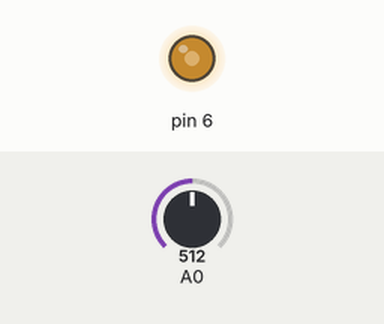
This sketch was run on a simulated Arduino Uno, built with avr-gcc and run on an emulated ATmega328P. Shown: output pins drawn as LEDs (lit = HIGH). The test bench sets the inputs (shaded band); at power-on: A0 = 512.

Above: at 1.2 s.
1.3 s: A0 set to 716
At 1.6 s:
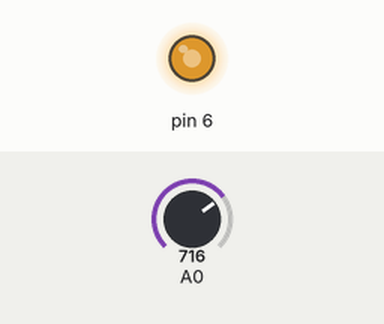
2.8 s: A0 set to 900
At 4.0 s:
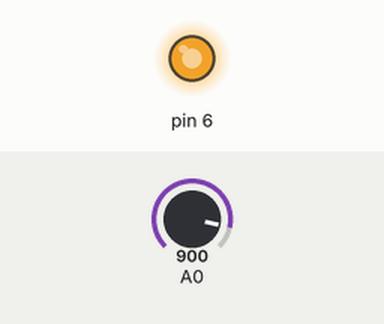
4.3 s: A0 set to 122
At 5.1 s:
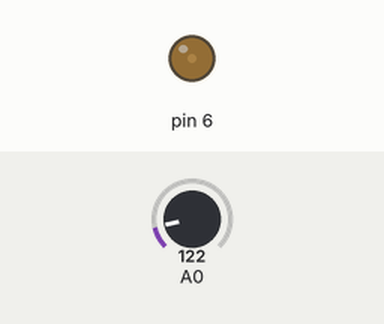
5.8 s: A0 set to 0
At 6.3 s:
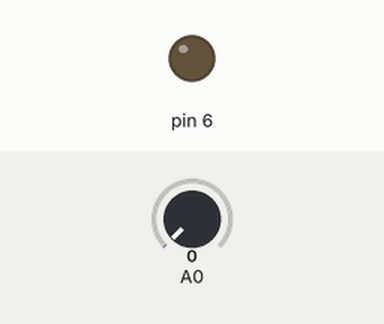
7.3 s: A0 set to 511
At 8.6 s:
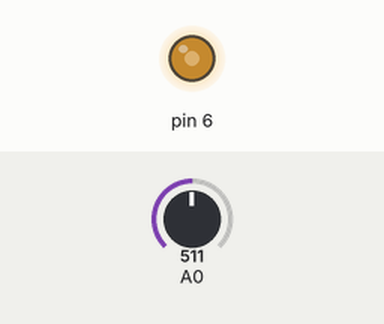
Timing chart, 0 to 9.8 s (numbered marks = the images above; inputs shaded):
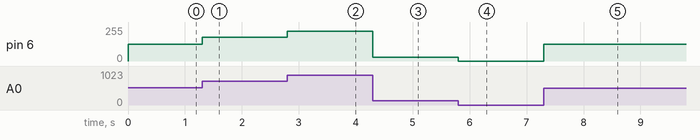

Measured:
- after the input at 1.3 s, pin 6: 127/255 → 178/255 at once
- after the input at 2.8 s, pin 6: 178/255 → 224/255 at once
- after the input at 4.3 s, pin 6: 224/255 → 30/255 at once
- after the input at 5.8 s, pin 6: 30/255 → 0/255 at once
- after the input at 7.3 s, pin 6: 0/255 → 127/255 at once

The sketch:

tema8.ino
```cpp
void setup() {
    pinMode(6, OUTPUT);
}

void loop() {
	int pot0;
	int dimmer_led;

	pot0 = analogRead(A0);
	dimmer_led = map(pot0,0,1023,0,255);

	analogWrite(6,dimmer_led);
}
```
